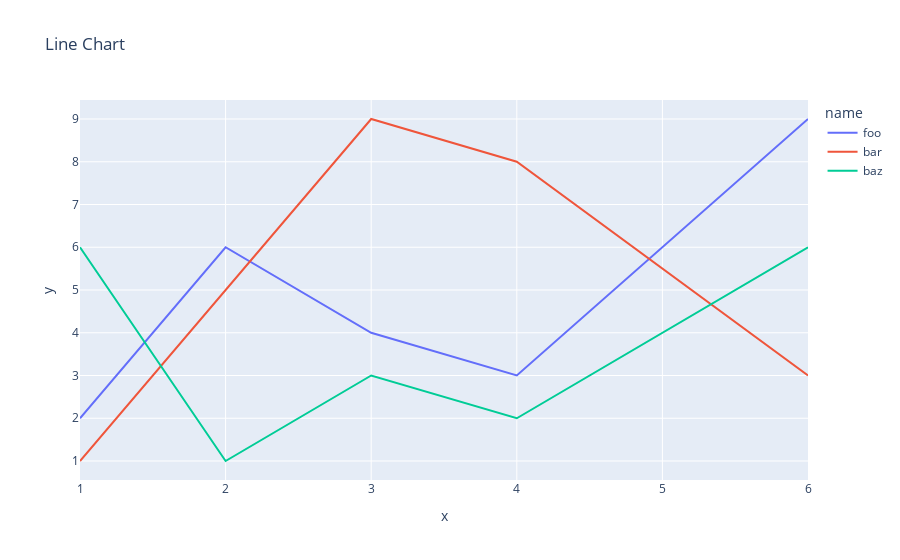

Notebook code cell kept with this figure:
### Code cell
# Multiple lines

x = [1, 2, 3, 4, 6]
y = [2, 6, 4, 3, 9]
y2 = [1, 5, 9, 8 ,3]
y3 = [6, 1, 3, 2, 6]
x_lines = [x, x, x]
y_lines = [y, y2, y3]
yaxis_names = ['foo', 'bar', 'baz']

print(x_lines)
df = pd.DataFrame(columns=['x', 'y', 'name'])
for i in range(len(y_lines)):
    for (x, y) in zip(x_lines[i], y_lines[i]):
        print(x, y)
        df.loc[len(df)] = [x, y, yaxis_names[i]]

fig = px.line(data_frame=df ,x='x', y='y', color='name', title="Line Chart")

# Restrict zooming to only on x axis
fig.update_layout(
    yaxis=dict(fixedrange=True)
)

#print(fig)
fig.show()

### Figure 1 — Plotly figure (JSON) as saved in the notebook; plotly's stock layout.template omitted (floating-point values rounded to 4 significant figures)
{"data": [{"hovertemplate": "name=foo<br>x=%{x}<br>y=%{y}<extra></extra>", "legendgroup": "foo", "line": {"color": "#636efa", "dash": "solid"}, "marker": {"symbol": "circle"}, "mode": "lines", "name": "foo", "orientation": "v", "showlegend": true, "type": "scatter", "x": [1, 2, 3, 4, 6], "xaxis": "x", "y": [2, 6, 4, 3, 9], "yaxis": "y"}, {"hovertemplate": "name=bar<br>x=%{x}<br>y=%{y}<extra></extra>", "legendgroup": "bar", "line": {"color": "#EF553B", "dash": "solid"}, "marker": {"symbol": "circle"}, "mode": "lines", "name": "bar", "orientation": "v", "showlegend": true, "type": "scatter", "x": [1, 2, 3, 4, 6], "xaxis": "x", "y": [1, 5, 9, 8, 3], "yaxis": "y"}, {"hovertemplate": "name=baz<br>x=%{x}<br>y=%{y}<extra></extra>", "legendgroup": "baz", "line": {"color": "#00cc96", "dash": "solid"}, "marker": {"symbol": "circle"}, "mode": "lines", "name": "baz", "orientation": "v", "showlegend": true, "type": "scatter", "x": [1, 2, 3, 4, 6], "xaxis": "x", "y": [6, 1, 3, 2, 6], "yaxis": "y"}], "layout": {"legend": {"title": {"text": "name"}, "tracegroupgap": 0}, "title": {"text": "Line Chart"}, "xaxis": {"anchor": "y", "domain": [0, 1], "title": {"text": "x"}}, "yaxis": {"anchor": "x", "domain": [0, 1], "fixedrange": true, "title": {"text": "y"}}}}
